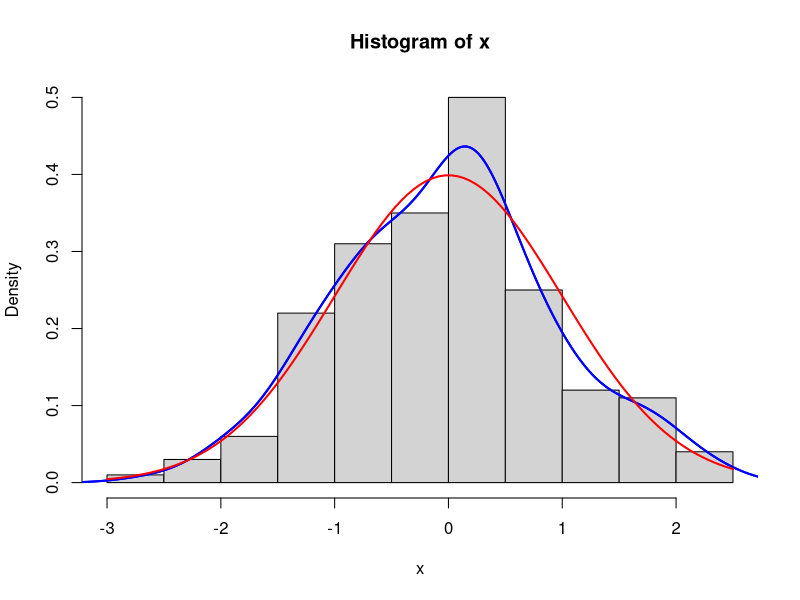

R code for this plot:
# Grafica un histograma de una variable con distribución normal
# Una línea azul con la densidad y una roja con la densidad teórica.
x <- rnorm(200)
hist(x, freq=F)
lines(density(x), col='blue', lwd=2)
lines(density(x), col='blue', lwd=2)
curve(dnorm(x), col='red', lwd=2, add=TRUE)
